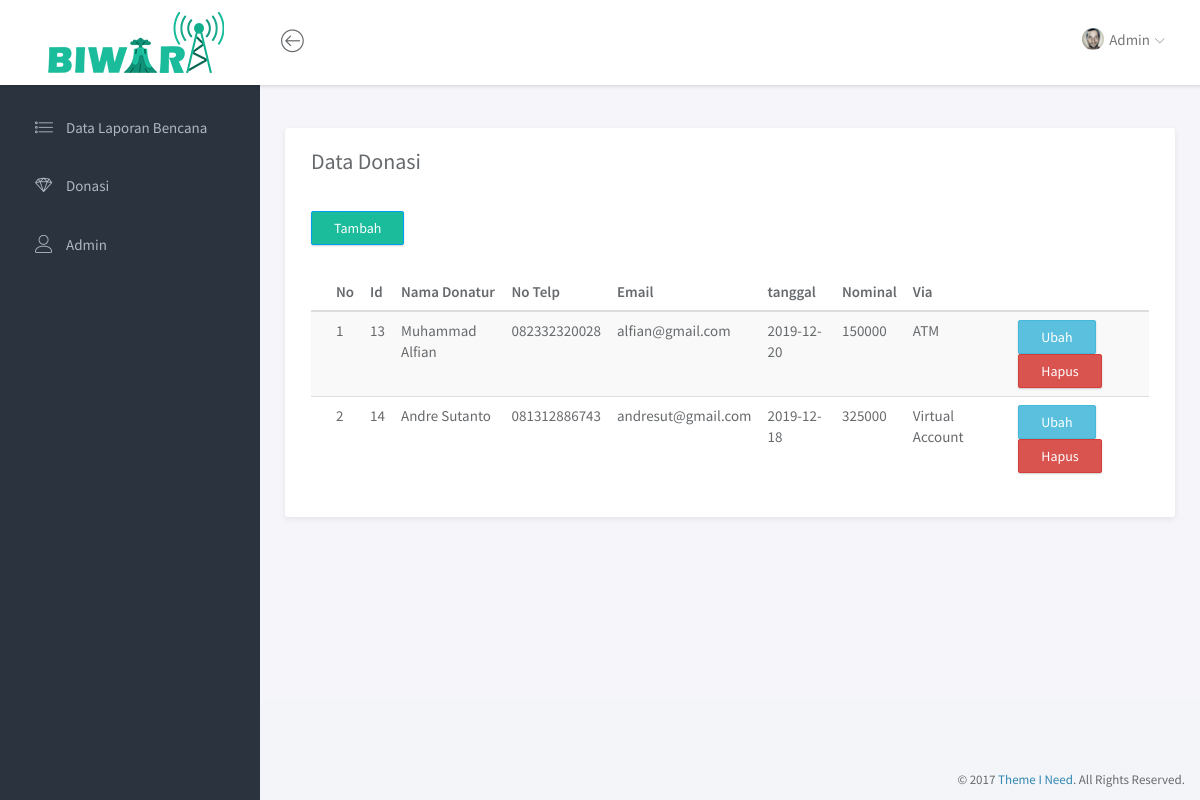
Page /Biwara-admin/index.php/donasi on the committed database.
### tables this page shows
CREATE TABLE `donasi` (
  `id_donasi` int(11) NOT NULL,
  `nama` varchar(255) NOT NULL,
  `no_telp` varchar(15) NOT NULL,
  `email` varchar(255) NOT NULL,
  `tanggal` date NOT NULL,
  `nominal` int(11) NOT NULL,
  `alat_pembayaran` varchar(255) NOT NULL
);

### Biwara-admin/application/controllers/Donasi.php (called while the page is built, shortened)
<?php
class Donasi extends CI_Controller {
public function index()
	{
        $data['konten']="v_donasi";
		$this->load->model('Donasi_Model');
		$data['data_donasi']=$this->Donasi_Model->get_donasi();
		$this->load->view('template', $data);
    }
}

### Biwara-admin/index.php (called while the page is built, shortened)
<?php
require_once BASEPATH.'core/CodeIgniter.php';

### Biwara-admin/application/models/Donasi_Model.php (called while the page is built, shortened)
<?php
class Donasi_Model extends CI_Model {
	public function get_donasi()
	{
		return $data_donasi= $this->db->get('donasi')->result();
	}
}

### Biwara-admin/application/views/v_donasi.php (the view, shortened to what this page needs)
<section class="content">
	<div class="main">
			<div class="main-content">
				<div class="container-fluid">
					<div class="panel panel-headline">
                    <div class="panel-heading">
							<h1 class="panel-title">Data Donasi</h1>
						</div>
                        <div class="panel-body">
                        <a href="#tambah" class="btn btn-primary" data-toggle="modal" style="float: left;">Tambah</a><br>
                        <div class="panel-heading"></div>
                        <table class="table table-hover table-striped">
                <thead>
                  <tr>
                      <th>No</th>
                      <th>Id</th>
                      <th>Nama Donatur</th>
                      <th>No Telp</th>
                      <th>Email</th>
                      <th>tanggal</th>
                      <th>Nominal</th>
                      <th>Via</th>
                      <th colspan="2" style="text-align:center; left:10px;"></th>
                  </tr>
                  </thead>
                  <tbody>
           	<?php $no = 0; foreach($data_donasi as $dns): $no++;?>
               <tr>
                   <td><?=$no?></td>
                   <td><?=$dns->id_donasi?></td>
                   <td><?=$dns->nama?></td>
                   <td><?=$dns->no_telp?></td>
                   <td><?=$dns->email?></td>
                   <td><?=$dns->tanggal?></td>
                   <td><?=$dns->nominal?></td>
                   <td><?=$dns->alat_pembayaran?></td>
                   <td colspan><a href="#update_donasi" data-toggle="modal" onclick="tm_detail(<?=$dns->id_donasi?>)"  class="btn btn-info">Ubah</a>
                   <a href="<?=base_url('index.php/donasi/hapus_donasi/'.$dns->id_donasi)?>" onclick="return confirm('apakah anda yakin untuk menghapus?')" class="btn btn-danger">Hapus</a></td>
               </tr>
           <?php endforeach?>
            </tbody>
              </table>
                        </div>
					</div>
				</div>
			</div>
		</div>
</section>

### Biwara-admin/assets/css/main.css (style rules this page uses)
html { position: relative; min-height: 100%; }
body { background-color: #F3F5F8; font-family: "Source Sans Pro", sans-serif; font-size: 15px; color: #676a6d; }
a { color: #3287B2; }
th { font-weight: 600; }
#wrapper .main { -webkit-transition: all 0.3s ease-in-out; -moz-transition: all 0.3s ease-in-out; -ms-transition: all 0.3s ease-in-out; -o-transition: all 0.3s ease-in-out; transition: all 0.3s ease-in-out; width: calc(100% - 260px); left: 0; position: relative; float: right; background-color: #f5f5fa; }
#wrapper #sidebar-nav, #wrapper .main { padding-top: 100px; }
.main-content { padding: 28px 10px; }
.btn { -webkit-border-radius: 2px; -moz-border-radius: 2px; border-radius: 2px; -moz-box-shadow: 0px 1px 2px 0 rgba(0, 0, 0, 0.2); -webkit-box-shadow: 0px 1px 2px 0 rgba(0, 0, 0, 0.2); box-shadow: 0px 1px 2px 0 rgba(0, 0, 0, 0.2); padding: 6px 22px; }
.btn-primary { background-color: #1abc9c; border-color: #00a0f0; }
.panel { -webkit-border-radius: 3px; -moz-border-radius: 3px; border-radius: 3px; -moz-box-shadow: 0 2px 6px rgba(0, 0, 0, 0.08); -webkit-box-shadow: 0 2px 6px rgba(0, 0, 0, 0.08); box-shadow: 0 2px 6px rgba(0, 0, 0, 0.08); background-color: #fff; margin-bottom: 30px; }
.panel .panel-heading, .panel .panel-body, .panel .panel-footer { padding-left: 25px; padding-right: 25px; }
.panel .panel-heading { padding-top: 20px; padding-bottom: 20px; position: relative; }
.panel .panel-heading .panel-title { margin: 0; font-size: 18px; font-weight: 300; }
.panel .panel-body { padding-top: 10px; padding-bottom: 15px; }
.panel.panel-headline .panel-heading { border-bottom: none; }
.panel.panel-headline .panel-heading .panel-title { margin-bottom: 8px; font-size: 22px; font-weight: normal; }
.panel .table > thead > tr > td:first-child, .panel .table > thead > tr > th:first-child, .panel .table > tbody > tr > td:first-child, .panel .table > tbody > tr > th:first-child, .panel .table > tfoot > tr > td:first-child, .panel .table > tfoot > tr > th:first-child { padding-left: 25px; }
.panel .table > thead > tr > td:last-child, .panel .table > thead > tr > th:last-child, .panel .table > tbody > tr > td:last-child, .panel .table > tbody > tr > th:last-child, .panel .table > tfoot > tr > td:last-child, .panel .table > tfoot > tr > th:last-child { padding-left: 25px; }

### rows in the picture
donasi: id_donasi "13", nama "Muhammad Alfian", no_telp "082332320028", email "alfian@gmail.com", tanggal "2019-12-20", nominal "150000", alat_pembayaran "ATM"
donasi: id_donasi "14", nama "Andre Sutanto", no_telp "081312886743", email "andresut@gmail.com", tanggal "2019-12-18", nominal "325000", alat_pembayaran "Virtual Account"
